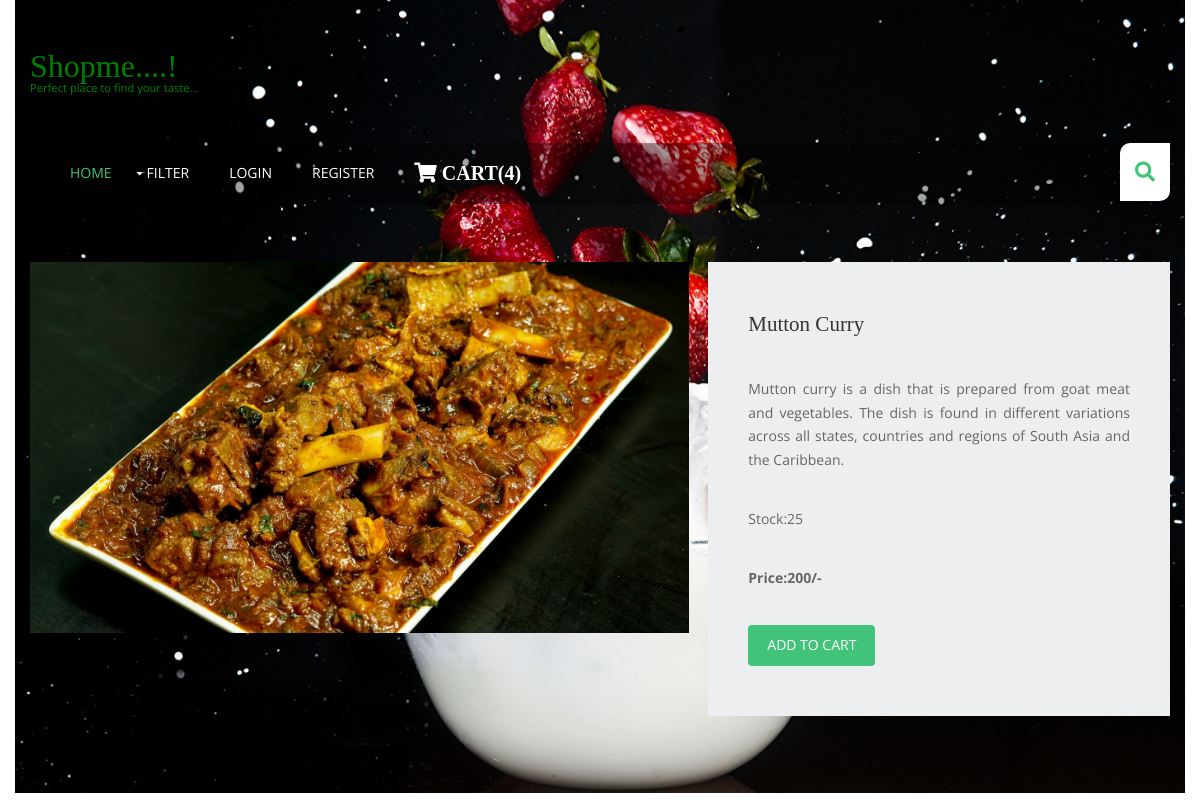
The page /non-veg-items/mutton-curry/ on the database its author committed.
### shop/models.py (models this page shows, shortened)
class Prod(models.Model):
    name = models.CharField(max_length=250, unique=True)
    slug = models.SlugField(max_length=250, unique=True)
    img = models.ImageField(upload_to='products')
    des = models.TextField()
    stock = models.IntegerField()
    available = models.BooleanField()
    price = models.IntegerField()
    category = models.ForeignKey(Category, on_delete=models.CASCADE)

### shop/views.py (the view)
# urls.py: path('<slug:c_slug>/<slug:product_slug>/', views.product_details, name='details'),
def product_details(request, c_slug, product_slug):
    try:
        prod = Prod.objects.get(category__slug=c_slug, slug=product_slug)
    except Exception as e:
        raise e
    return render(request, 'product.html', {'pr': prod})

### cart/context_processor.py (called while the page is built)
def count(request):
    item_count = 0
    if 'admin' in request.path:
        return {}
    else:
        try:
            ct = Cartlist.objects.filter(cart_id=c_id(request))
            cti = Items.objects.all().filter(cart=ct[:1])
            for c in cti:
                item_count += c.quantity
        except Cartlist.DoesNotExist:
            item_count = 0
        return dict(itc=item_count)

### cart/views.py (called while the page is built)
def c_id(request):
    ct_id = request.session.session_key
    if not ct_id:
        ct_id = request.session.create()
        return ct_id

### templates/product.html (shortened to what this page needs)
{% extends 'base.html' %}
{% block content %}
{% load static %}
<!DOCTYPE html>
<html lang="en">
<br>
<head>
    <link href="{% static 'pr/fontawesome/css/all.min.css' %}" rel="stylesheet" />
    <link href="{% static 'pr/css/templatemo-comparto.css' %}" rel="stylesheet" />
</head>
<br>
<body>
    <div class="container-fluid">
        <section class="tm-mb-1" id="about">
            <div class="tm-row tm-about-row">
                <div class="tm-section-1-l">
                    <img src="{{pr.img.url}}" alt="About image" class="tm-img-responsive">
                </div>
                <article class="tm-section-1-r tm-bg-color-8">
                    <h2 class="tm-mb-2 tm-title-color">{{pr.name}}</h2>
                    <p style="text-align: justify">{{pr.des}}</p>
                    <p>Stock:{{pr.stock}}</p>
                    <b><p>Price:{{pr.price}}/-</p></b>
{% if pr.stock <= 0 %}
                    <h4 style="color:red">Sorry... no stock left...!</h4>
 {% else %}
                    <a href="{% url 'add_cart' pr.id %}" class='btn btn-success'>Add to Cart</a>
 {% endif %}
                </article>
            </div>
        </section>
    </div>
</body>
<br><br>
</html>
{% endblock %}

### static/hm/layout/styles/layout.css (style rules this page uses)
*, *::before, *::after { transition:all .3s ease-in-out; }
body { color:#474747; background-color:#FFFFFF; }
a { color:#41C379; }
.btn, .btn.inverse:hover { color:#FFFFFF; background-color:#41C379; border-color:#41C379; }

### static/pr/css/templatemo-comparto.css (style rules this page uses)
*, *::before, *::after { box-sizing: border-box; outline: none; }
ul, h1, h2, h3, h4, p, figure { padding: 0; margin: 0; }
body { font-family: 'Open Sans', Arial, sans-serif; font-size: 18px; overflow-x: hidden; padding-left: 15px; padding-right: 15px; margin: 0; }
h2 { font-size: 1.5rem; }
a { transition: all 0.3s ease; text-decoration: none; }
p { color: #666; line-height: 1.7; margin-bottom: 35px; }
h1, h2, h3, h4, h5, h6 { color: #333; }
.container-fluid { max-width: 1210px; margin-left: auto; margin-right: auto; }
.tm-mb-1 { margin-bottom: 20px; }
.tm-mb-2 { margin-bottom: 40px; }
.tm-bg-color-8 { background-color: #EDEEEF; }
.tm-img-responsive { max-width: 100%; height: auto; }
.tm-section-1-l { width: 57.85%; margin-right: 1.65%; }
.tm-section-1-r { padding: 50px 40px; width: 40.5%; }
.tm-row { display: flex; }
a { color: #666; }

### static/hm/layout/styles/framework.css (style rules this page uses)
html { overflow-y:scroll; overflow-x:hidden; }
html, body { margin:0; padding:0; font-size:14px; line-height:1.6em; }
*, *::before, *::after { box-sizing:border-box; }
.btn { display:inline-block; padding:8px 18px 10px; text-transform:uppercase; border:1px solid; }
a { outline:none; text-decoration:none; }
img { width:auto; max-width:100%; height:auto; margin:0; padding:0; border:none; line-height:normal; vertical-align:middle; }
body, input, textarea, select { font-family:Verdana, Geneva, sans-serif; }
h1, h2, h3, h4, h5, h6, .heading { font-family:Georgia, "Times New Roman", Times, serif; }
::placeholder { opacity:1; }
h1, h2, h3, h4, h5, h6, .heading { margin:0 0 20px 0; font-size:22px; line-height:normal; font-weight:normal; text-transform:capitalize; }
address, article, aside, figcaption, figure, footer, header, main, nav, section { display:block; margin:0; padding:0; }

### rows shown on the page
Prod: img (picture), name "Mutton Curry", des "Mutton curry is a dish that is prepared from goat meat and vegetables. The dish is found in different variations across all states, countries and regions of South Asia and the Caribbean.", stock "25", price "200"

### other values the page prints
{{ itc }} "4"
